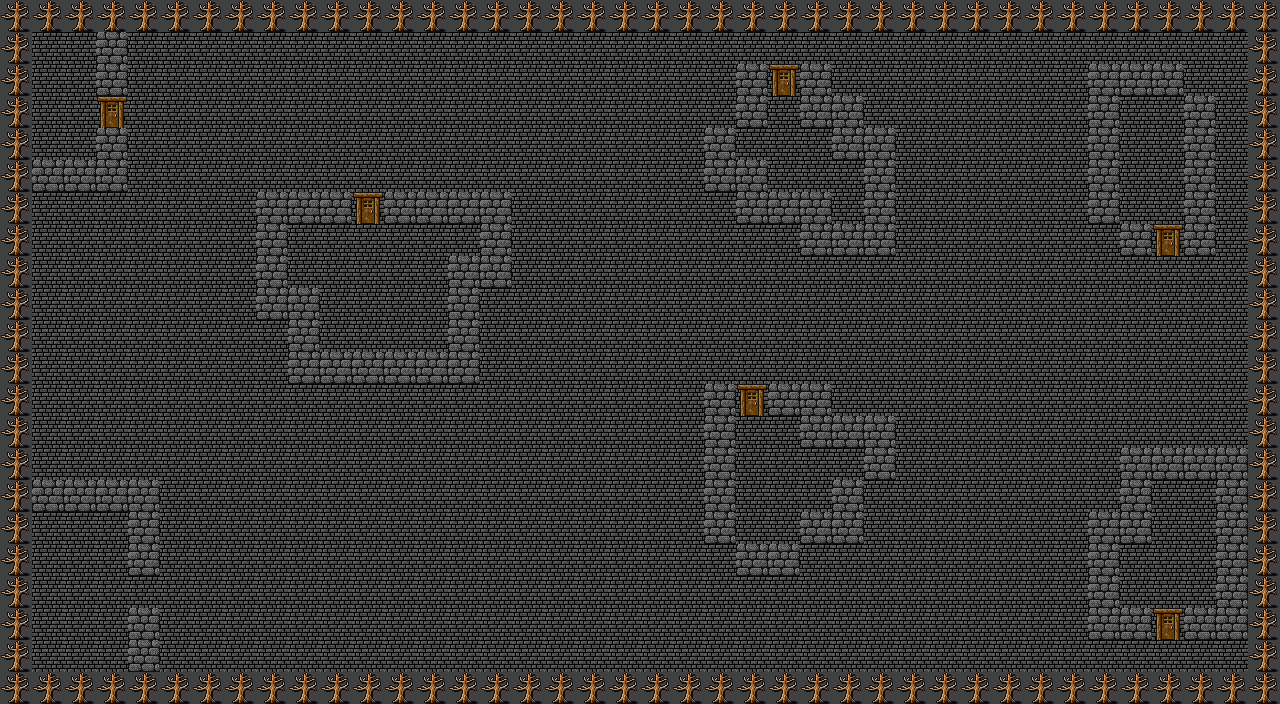

A 2D game scene composited from a Tiled map and its tileset images. What follows is a short description and the map's XML, with each tile layer's data collapsed to a summary:
An orthogonal 40x22 tile map with 32x32 px tiles, 1 tile layer (Area), 2 tilesets.

<map version="1.0" orientation="orthogonal" renderorder="right-down" width="40" height="22" tilewidth="32" tileheight="32" nextobjectid="1">
 <tileset firstgid="1" name="map" tilewidth="32" tileheight="32" tilecount="90">
  <image source="map.gif" width="288" height="320" />
  <tile id="36">
   <properties>
    <property name="Blocked" value="" />
   </properties>
  </tile>
  <tile id="37">
   <properties>
    <property name="Blocked" value="" />
   </properties>
  </tile>
  <tile id="42">
   <properties>
    <property name="Blocked" value="" />
   </properties>
  </tile>
  <tile id="57">
   <properties>
    <property name="Blocked" value="" />
   </properties>
  </tile>
  <tile id="87">
   <properties>
    <property name="Blocked" value="" />
   </properties>
  </tile>
 </tileset>
 <tileset firstgid="91" name="cave" tilewidth="40" tileheight="40" tilecount="30">
  <image source="cave.png" width="200" height="263" />
 </tileset>
 <layer name="Area" width="40" height="22">
  <data>[880 cells, 880 non-empty, 4 distinct tile ids]</data>
 </layer>
</map>
